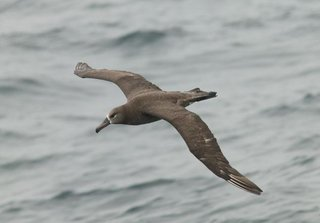
#> input picture CUB_200_2011/001.Black_footed_Albatross/Black_Footed_Albatross_0001_796111.jpg, 320 x 223 px, found by its file name; its folder holds only this picture in this run
$ python very_small.py
#> lines starting #> are read from the running program, lines starting #| are printed output that depends on the picture
### src/evaluate.py
import os
import cv2
import numpy as np
import pickle
from random import shuffle
from math import floor
from cnn import CNN
from pathlib import Path
from datetime import datetime
from copy import deepcopy

MAX_EPOCHS=15
NUMBER_OF_CLASSES=10
DATA_DIR="./CUB_200_2011"
MODELS_DIR="./models"
TRAIN_PERCENTAGE=90
INPUT_SIZE=(64, 64)

print(f"{'-'*5} Preparing dataset {'-'*5}")
print(f"Data directory: {Path(DATA_DIR).resolve()}")
paths = os.listdir(DATA_DIR)
paths.sort()

dataset_images: list[np.ndarray] = []
dataset_labels: list[int] = []
label_to_class_name: list[str] = []

for class_name in paths[:NUMBER_OF_CLASSES]:
    print(f"{'-'*5} Loading class {class_name} {'-'*5}")
    images_path = os.listdir(os.path.join(DATA_DIR, class_name))
    print(f"Total images # = {len(images_path)}")

    for image in images_path:
        data = cv2.imread(os.path.join(DATA_DIR, class_name, image))
#> data is the input picture: shape (223, 320, 3); mean B, G, R 165.8, 167, 163.1
        data = cv2.resize(data, INPUT_SIZE, interpolation=cv2.INTER_LANCZOS4)
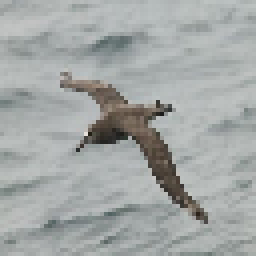
#> data: shape (64, 64, 3) (shown 4 times larger); mean B, G, R 165.7, 167, 163.1
        dataset_images.append(data)
        dataset_labels.append(len(label_to_class_name))

    label_to_class_name.append(class_name)
#> pass 2 of the loop `for class_name in paths[:NUMBER_OF_CLASSES]:`:
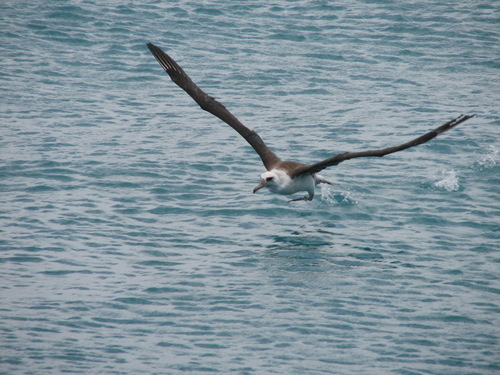
#> input picture CUB_200_2011/002.Laysan_Albatross/Laysan_Albatross_0002_1027.jpg, 500 x 375 px, found by its file name
#> data is the input picture: shape (375, 500, 3); mean B, G, R 158.1, 148.1, 129.7
#> `data = cv2.resize(data, INPUT_SIZE, interpolation=cv2.INTER_LANCZOS4)`:
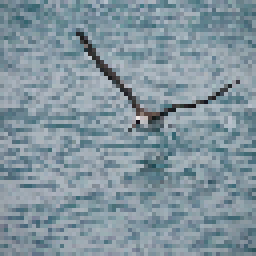
#> data: shape (64, 64, 3) (shown 4 times larger); mean B, G, R 158.2, 148.2, 129.8


train_dataset_size = floor(len(dataset_images) * TRAIN_PERCENTAGE / 100)
#> train_dataset_size = 1

print(f"{'-'*5} Dataset initialized {'-'*5}")
print(f"Dataset size = {len(dataset_images)}")
#| Dataset size = 2
print(f'Train = {train_dataset_size} ({TRAIN_PERCENTAGE}%)')
#| Train = 1 (90%)
print(f'Test = {len(dataset_images) - train_dataset_size} ({100 - TRAIN_PERCENTAGE}%)')
#| Test = 1 (10%)

shuffelled_dataset = list(zip(dataset_labels, dataset_images))
#> shuffelled_dataset = 2 items
shuffle(shuffelled_dataset)

shuffeled_labels, shuffeled_images = zip(*shuffelled_dataset)
#> shuffeled_labels = (0, 1)

train_labels = shuffeled_labels[:train_dataset_size]
#> train_labels = (0,)
train_images = shuffeled_images[:train_dataset_size]
test_labels = shuffeled_labels[train_dataset_size:]
#> test_labels = (1,)
test_images = shuffeled_images[train_dataset_size:]

def augment(image: np.ndarray) -> np.ndarray:
    if np.random.rand() > 0.5:
        image = np.fliplr(image)

    factor = np.random.uniform(0.8, 1.2)
    image = np.clip(image * factor, 0, 255).astype(np.uint8)

    return image

def log(s: str):
    print(f"[{datetime.now().strftime('%H:%M:%S')}]{s}",)

def train_and_test(cnn: CNN, model_name: str):
#> called with model_name = 'very_small'
    print(f"{'-'*5} Training started for model {model_name} {'-'*5}")
    accuracies = []
    models = []

    for epoch in range(MAX_EPOCHS):
        print(f"{'-'*5} Epoch {epoch+1} {'-'*5}")
        total_loss = 0
        train_num_correct = 0

        epoch_data = list(zip(train_labels, train_images))
        shuffle(epoch_data)

        for i, (label, image) in enumerate(epoch_data):
            loss, was_correct = cnn.train(augment(image), label)
            total_loss += loss
            train_num_correct += 1 if was_correct else 0

            log(f'[Step {i + 1}] Loss: {loss:.2f} | Was correct: {was_correct}')

        num_correct = 0
        for i, (label, image) in enumerate(zip(test_labels, test_images)):
            predicted_label = cnn.test(image)
            num_correct += 1 if predicted_label == label else 0
            log(f"[Test step {i + 1}/{len(test_labels)}] Predicted: {label_to_class_name[predicted_label]} | Actual: {label_to_class_name[label]} | Hit?={'YES!' if predicted_label == label else 'no'}")

        models.append(deepcopy(cnn))
        accuracies.append(num_correct / len(test_labels))
        log(f"[Epoch {epoch+1}] Overall error rate: {(1 - (train_num_correct + num_correct) / (len(train_labels) + len(test_labels))) * 100:.0f}%")
        log(f"[Epoch {epoch+1}] Test accuracy: {num_correct / len(test_labels) * 100:.0f}%")
#> this loop made 15 passes
#> pass 1, in augment, `image = np.fliplr(image)`:
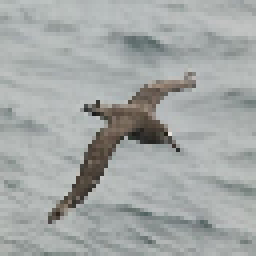
#> image: shape (64, 64, 3) (shown 4 times larger); mean of channels 0, 1, 2 165.7, 167, 163.1; drawn as B, G, R
#> pass 1, in test, `data = (image / 255) - 0.5`:
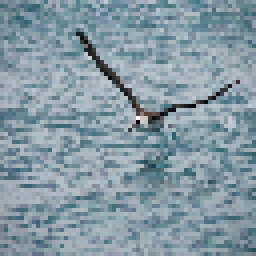
#> data: shape (64, 64, 3) float64 (shown 4 times larger); mean B, G, R 0.12, 0.0813, 0.00915; drawn with min black and max white
#> after the loop, accuracies = [0, 0, 0, 0, 0, 0, 0, 0, 0, 0, 0, 0, 0, 0, 0]; models = 15 items

    best_accuracy_epoch, _ = max(enumerate(accuracies), key=lambda x: x[1])
#> best_accuracy_epoch = 0
    model_path = f'{MODELS_DIR}/{model_name}.pkl'
    with open(model_path, 'wb') as fh:
        pickle.dump(models[best_accuracy_epoch], fh, pickle.HIGHEST_PROTOCOL)

    log(f"Saved model from epoch {best_accuracy_epoch + 1} to {model_path}")

    cnn = models[best_accuracy_epoch]
    print(f"{'-'*5} Testing start {'-'*5}")
    num_correct = 0
    for i, (label, image) in enumerate(zip(test_labels, test_images)):
        predicted_label = cnn.test(image)
        num_correct += 1 if predicted_label == label else 0
        log(f"[Test step {i + 1}] Predicted: {label_to_class_name[predicted_label]} | Actual: {label_to_class_name[label]} | Hit?={'YES!' if predicted_label == label else 'no'}")
#> this loop made 1 pass
#> label on pass 1: 1
#> after the loop, num_correct = 0

    print(f"{'-'*5} Testing complete {'-'*5}")
    log(f"Accuracy acquired: {num_correct / len(test_labels) * 100:.0f}%")

### src/cnn.py
import numpy as np
from copy import deepcopy

DEFAULT_LR = 0.001

class CNN:

    def __init__(self, layers, number_of_classes: int, learning_rate: float):
        self.layers = layers
        self.number_of_classes = number_of_classes
        self.learning_rate = learning_rate

    # return cross-entropy loss and if was correct
    def train(self, image: np.ndarray, label: int) -> tuple[float, bool]:
        data = (image / 255) - 0.5

        for layer in self.layers:
            data = layer.forward(data)

        is_correct = np.argmax(data) == label
        clipped_data = np.clip(data, 1e-15, 1.0)
        loss = -np.log(clipped_data[label])

        loss_gradient = np.zeros(self.number_of_classes)
        loss_gradient[label] = -1 / clipped_data[label]

        for layer in self.layers[::-1]:
            loss_gradient = layer.backprop(loss_gradient, self.learning_rate)

        return loss, is_correct

    # returns predicted class label
    def test(self, image: np.ndarray) -> int:
        data = (image / 255) - 0.5

        for layer in self.layers:
            data = layer.forward(data)

        return int(np.argmax(data))

class Conv2D:

    def __init__(self, num_filters: int, input_depth: int, kernel_size: int=3, padding: int=0, stride: int=1):
        self.num_filters: int = num_filters
        self.kernel_size: int = kernel_size
        self.stride = stride
        self.padding = padding

        self.filters: np.ndarray = np.random.randn(num_filters, kernel_size, kernel_size, input_depth) \
            * np.sqrt(2.0 / (kernel_size**2 * input_depth))
        self.biases: np.ndarray = np.zeros(num_filters)

    def __pad(self, data: np.ndarray) -> np.ndarray:
        p = self.padding
        if p == 0:
            return data
        return np.pad(data, ((p, p), (p, p), (0, 0)), mode='constant')

    def __iterate_regions(self, data: np.ndarray):
        h, w, _ = data.shape
        k = self.kernel_size
        s = self.stride

        for i in range((h - k) // s + 1):
            for j in range((w - k) // s + 1):
                im_region = data[i*s : i*s + k, j*s : j*s + k, :]
                yield im_region, i, j

    def forward(self, data: np.ndarray):

        if data.ndim ==2:
            data = data[..., np.newaxis]

        data = self.__pad(data)
        self.__cached_input = data

        height, width = 0, 0
        if (len(data.shape) == 2):
            height, width = data.shape
        elif (len(data.shape) == 3):
            height, width, _ = data.shape

        k = self.kernel_size
        s = self.stride

        out_h = (height - k) // s + 1
        out_w = (width - k) // s + 1
        output = np.zeros((out_h, out_w, self.num_filters))

        for region, i, j in self.__iterate_regions(data):
            output[i, j] = np.sum(region * self.filters, axis=(1, 2, 3)) + self.biases

        return output

    def backprop(self, d_L_d_out: np.ndarray, learning_rate: float):
        d_L_d_f = np.zeros(self.filters.shape)
        d_L_d_b = np.zeros(self.biases.shape)
        d_L_d_input = np.zeros(self.__cached_input.shape)

        k = self.kernel_size
        s = self.stride

        for region, i, j in self.__iterate_regions(self.__cached_input):
            for f in range(self.num_filters):
                d_L_d_f[f] += d_L_d_out[i, j, f] * region
                d_L_d_b[f] += d_L_d_out[i, j, f]

                d_L_d_input[i*s:i*s+k, j*s:j*s+k, :] +=(
                    d_L_d_out[i, j, f] * self.filters[f]
                )

        self.filters -= learning_rate * d_L_d_f
        self.biases -= learning_rate * d_L_d_b

        p = self.padding
        if p > 0:
            d_L_d_input = d_L_d_input[p:-p, p:-p, :]

        return d_L_d_input

class ReLU:
    def forward(self, data: np.ndarray):
        self.__cached_input = data
        return np.maximum(0, data)

    def backprop(self, d_L_d_out: np.ndarray, learning_rate: float):
        return d_L_d_out * (self.__cached_input > 0)

class MaxPool2D:

    def __init__(self, kernel_size: int):
        self.kernel_size: int = kernel_size

    def __iterate_regions(self, data: np.ndarray):
        h, w = 0, 0
        if (len(data.shape) == 2):
            h, w = data.shape
        elif (len(data.shape) == 3):
            h, w, _ = data.shape

        k = self.kernel_size
        h_out = h // k
        w_out = w // k

        for i in range(h_out):
            for j in range(w_out):
                im_region = data[(i * k):(i * k + k), (j * k):(j * k + k)]
                yield im_region, i, j

    def forward(self, data: np.ndarray):
        self.__cached_data = data
        k = self.kernel_size
        height, width, num_filters = data.shape
        output = np.zeros((height // k, width // k, num_filters))

        for region, i, j in self.__iterate_regions(data):
            output[i, j] = np.amax(region, axis=(0, 1))

        return output

    def backprop(self, d_L_d_out: np.ndarray, learning_rate: float):

        d_L_d_input = np.zeros(self.__cached_data.shape)

        for region, i, j in self.__iterate_regions(self.__cached_data):
            k = self.kernel_size
            height, width, depth = region.shape
            amax = np.amax(region, axis=(0, 1))

            for y in range(height):
                for x in range(width):
                    for z in range(depth):
                        if (region[y, x, z] == amax[z]):
                            d_L_d_input[i * k + y, j * k + x, z] = d_L_d_out[i, j, z]

        return d_L_d_input

class FCLayer:

    def __init__(self, input_len: int, output_len: int):
        self.weights = np.random.randn(input_len, output_len) * np.sqrt(2.0 / input_len)
        self.biases = np.zeros(output_len)

    # [20 lines left out: functions forward, backprop, not called in this run]

class Softmax:

    def __init__(self, input_len: int, output_len: int):
        self.weights = np.random.randn(input_len, output_len) / input_len
        self.biases = np.zeros(output_len)

    def forward(self, data: np.ndarray):
        self.__cached_data_shape = data.shape

        if (data.ndim > 1):
            data = data.flatten()
        self.__cached_flat_input = data

        totals = np.dot(data, self.weights) + self.biases

        shifted = totals - np.max(totals)
        exp = np.exp(shifted)
        self.__cached_exp = exp
        self.__cached_exp_sum = np.sum(exp, axis=0)
        return exp / self.__cached_exp_sum

    def backprop(self, d_L_d_out: np.ndarray, learning_rate: float):
        i = np.argmax(d_L_d_out != 0)
        val = d_L_d_out[i]
        t_exp = self.__cached_exp
        totals_sum = self.__cached_exp_sum

        d_out_d_t = -t_exp[i] * t_exp / totals_sum**2
        d_out_d_t[i] = t_exp[i] * (totals_sum - t_exp[i]) / (totals_sum ** 2)

        d_t_d_w = self.__cached_flat_input
        d_t_d_b = 1
        d_t_d_input = self.weights

        d_L_d_t = val * d_out_d_t
        d_L_d_w = d_t_d_w[np.newaxis, :].T @ d_L_d_t[np.newaxis, :]
        d_L_d_b = d_L_d_t * d_t_d_b
        d_L_d_input = d_t_d_input @ d_L_d_t

        self.weights -= learning_rate * d_L_d_w
        self.biases -= learning_rate * d_L_d_b
        return d_L_d_input.reshape(self.__cached_data_shape)

### src/very_small.py
from cnn import *
from evaluate import NUMBER_OF_CLASSES, train_and_test

LEARNING_RATE=0.001

cnn = CNN([
    Conv2D(8, 3, kernel_size=3),     # 62x62x8
    ReLU(),
    MaxPool2D(2),                    # 31x31x8

    Conv2D(16, 8, kernel_size=3),    # 29x29x16
    ReLU(),
    MaxPool2D(2),                    # 14x14x16

    Softmax(14 * 14 * 16, NUMBER_OF_CLASSES)
], number_of_classes=NUMBER_OF_CLASSES, learning_rate=LEARNING_RATE)

if __name__ == '__main__':
    train_and_test(cnn, 'very_small')
